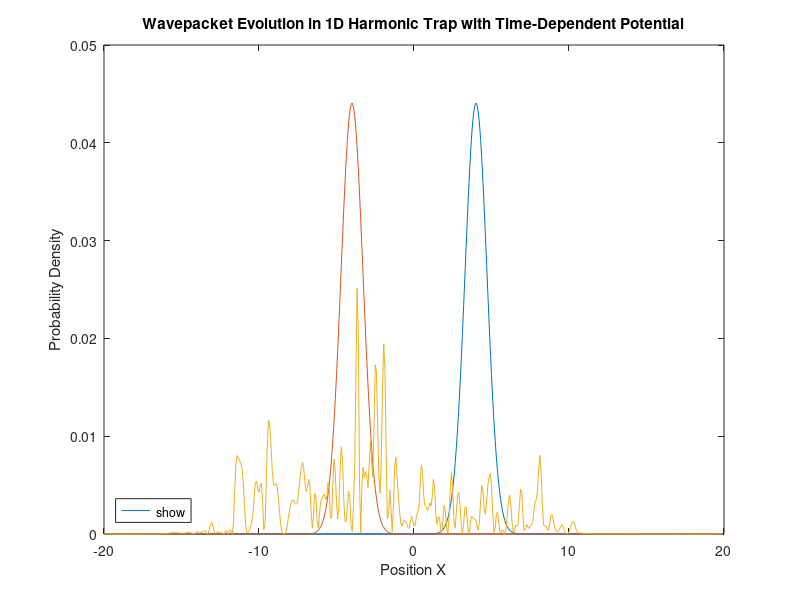

Reproduce this figure in MATLAB.
%%%%%%%%%%%%%%%%%%%%%%%%%%%%%%%%%%%%%%%%%%%%%%%%%%%%%%%%%%%%%%%%%%%%%%%%%%%
%   Numerical simulation of the evolution of a wavepacket in a 1D harmonic
%   trap with an added time-dependent potential using fast Fourier transform (FFT) method
%   Potential: V(t) = A * sin(x) * cos(ω * t)
%   Unit of energy: hbar * omega, where hbar is the Planck constant and
%   omega is the frequency of the trap
%   Unit of length: l = sqrt(hbar / (m * omega)), where sqrt(...) is the square
%   root function and m is the mass of the particle
%--------------------------------------------------------------------------
a = -20;                       % Left end point 
b = +20;                       % Right end point 
L = b - a;                     % Width of the space
N = 512;                       % No. of cells
X = a + L * (0:N-1) / N;       % Dimensionless coordinates
P = (2 * pi / L) * [0:N/2-1, -N/2:-1]; % Dimensionless momentum
T = 5 * pi;                   % Time duration of the evolution
M = 10^3;                      % Total No. of steps in the evolution
dt = T / M;                    % Time step
A = 10;                        % Amplitude of the time-dependent potential
omega = 5.0;                   % Frequency of the time-dependent potential

%%%%%%%%%%%%%%%%%%%%%%%%%%%%%%%%%%%%%%%%%%%%%%%%%%%%%%%%%%%%%%%%%%%%%%%%%%%
%   Define vectors to store split-step propagators in position and
%   momentum space
%%%%%%%%%%%%%%%%%%%%%%%%%%%%%%%%%%%%%%%%%%%%%%%%%%%%%%%%%%%%%%%%%%%%%%%%%%%
UV = exp(-1i * (X.^2 / 2) * dt / 2);    % One-step propagator in position space (harmonic potential)
UT = exp(-1i * (P.^2 / 2) * dt);        % One-step propagator in momentum space
% note, hbar = 1 in our dimensionless units

%%%%%%%%%%%%%%%%%%%%%%%%%%%%%%%%%%%%%%%%%%%%%%%%%%%%%%%%%%%%%%%%%%%%%%%%%%%
%   Define the initial state
%   As a typical example, we consider the initial state to be a Gaussian
%   wavepacket located at X0
X0 = 4.0;
sigma = 1.0;  % sigma is the width of the initial wavepacket
psiprep = exp(-(X - X0).^2 / (2 * sigma^2));  % Gaussian state
psi = psiprep / sqrt(sum(abs(psiprep).^2));   % Normalized state

plot(X, abs(psi).^2, 'DisplayName', 'Initial State');   % Plotting initial state
legend('IC','Location','southwest')
hold on

%%%%%%%%%%%%%%%%%%%%%%%%%%%%%%%%%%%%%%%%%%%%%%%%%%%%%%%%%%%%%%%%%%%%%%%%%%%
% Harmonic Oscillator Perturbation Only
psii_0 = psi;
for m = 1:M
    psi_1 = UV .* psii_0;
    phi_2 = fft(psi_1);   % Wavefunction in momentum space
    phi_3 = UT .* phi_2;
    psi_3 = ifft(phi_3);
    psi_4 = UV .* psi_3;
    psii_0 = psi_4; % Prepare a new cycle    
end
psiii = psii_0; % Final state updated 

%%%%%%%%%%%%%%%%%%%%%%%%%%%%%%%%%%%%%%%%%%%%%%%%%%%%%%%%%%%%%%%%%%%%%%%%%%%
% Full Evolution with Harmonic Oscillator and Time-Dependent Potential
psi_0 = psi;
for m = 1:M
    t = m * dt;  % Current time
    % Update the potential propagator with the time-dependent potential
    V_t = A * sin(X) * cos(omega * t);
    UV_t = exp(-1i * (X.^2 / 2 + V_t) * dt / 2);  % Time-dependent potential propagator
    
    % Split-step evolution
    psi_1 = UV_t .* psi_0;           % Apply potential part (first half step)
    phi_2 = fft(psi_1);              % Transform to momentum space
    phi_3 = UT .* phi_2;             % Apply kinetic part
    psi_3 = ifft(phi_3);             % Transform back to position space
    psi_4 = UV_t .* psi_3;           % Apply potential part (second half step)
    
    psi_0 = psi_4;  % Prepare for the next cycle    
end

psii = psi_0;  % Final state updated

%%%%%%%%%%%%%%%%%%%%%%%%%%%%%%%%%%%%%%%%%%%%%%%%%%%%%%%%%%%%%%%%%%%%%%%%%%%
% Plotting the final state profiles
plot(X, abs(psiii).^2, 'DisplayName', 'HO Perturbation');
plot(X, abs(psii).^2, 'DisplayName', 'Full Evolution');

xlabel('Position X')
ylabel('Probability Density')
title('Wavepacket Evolution in 1D Harmonic Trap with Time-Dependent Potential')
legend('show', 'Location', 'southwest')
